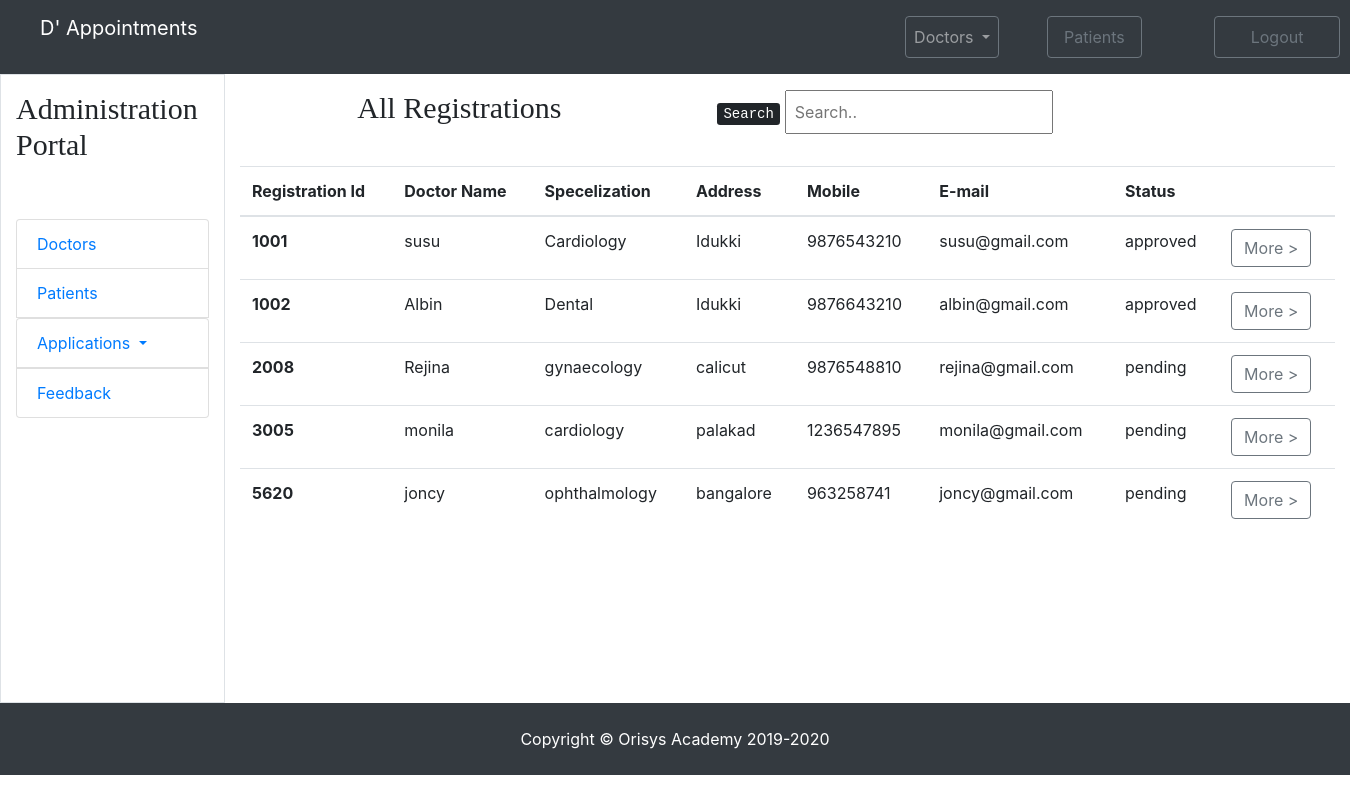
The page /appointment/admin_doctors_all_application.php on the database its author committed.
### tables this page shows
CREATE TABLE `doctors` (
  `did` int(11) NOT NULL,
  `d_regid` varchar(50) NOT NULL,
  `dname` varchar(50) NOT NULL,
  `daddress` varchar(500) NOT NULL,
  `dgender` varchar(10) NOT NULL,
  `dspecs` varchar(50) NOT NULL,
  `ddob` date NOT NULL,
  `demail` varchar(50) NOT NULL,
  `dmobile` bigint(20) NOT NULL,
  `dpassword` varchar(50) NOT NULL,
  `dstatus` varchar(10) NOT NULL DEFAULT 'pending'
);

### appointment/admin_doctors_all_application.php (the view)
<?php include('header.php');?>
<div class="row">
            <div class="col-md-5 p-3 text-center bor t-center">
			      <h2 class="fontcol">All Registrations</h2>
			</div>
			<div class="col-md-4 p-3 bor text-right ">
				<p class=""><kbd>Search</kbd>
				<input class="p-2" id="myInput" type="text" placeholder="Search.."></p>
            </div>
</div>
<table class="container-fluid table">
      <thead>
         <tr>
             <th>Registration Id</th>
			 <th>Doctor Name</th>
			 <th>Specelization</th>
             <th>Address</th>
             <th>Mobile</th>
             <th>E-mail</th>
             <th>Status</th>
             <th></th>
         </tr>
    </thead>
    <tbody>
    <?php
					  require_once  'php_connection.php';
					  $sql = "select * from doctors";
					  $result = mysqli_query($conn,$sql);
					  while($row = mysqli_fetch_assoc($result))
					  {
						  ?>
      <tr>
        <th scope="row"><?php echo $row['d_regid']; ?></th>
        <td><?php echo $row['dname']; ?></td>
        <td><?php echo $row['dspecs']; ?></td>
        <td><?php echo $row['daddress']; ?></td>
        <td><?php echo $row['dmobile']; ?></td>
        <td><?php echo $row['demail']; ?></td>
        <td><?php echo $row['dstatus']; ?></td>
        <td><a href="" class="btn btn-outline-secondary  btn-arrow-right" role="button">More ></a></td></td>
  </tr>
  <?php
					  }
					  ?>
    </tbody>
  </table>
<?php include('footer.php');?>

### appointment/css/style.css (style rules this page uses)
.fontcol { font-family:fantasy; font-size: 30px; }

### rows shown on the page
doctors: d_regid "1001", dname "susu", dspecs "Cardiology", daddress "Idukki", dmobile "9876543210", demail "susu@gmail.com", dstatus "approved"
doctors: d_regid "1002", dname "Albin", dspecs "Dental", daddress "Idukki", dmobile "9876643210", demail "albin@gmail.com", dstatus "approved"
doctors: d_regid "2008", dname "Rejina", dspecs "gynaecology", daddress "calicut", dmobile "9876548810", demail "rejina@gmail.com", dstatus "pending"
doctors: d_regid "3005", dname "monila", dspecs "cardiology", daddress "palakad", dmobile "1236547895", demail "monila@gmail.com", dstatus "pending"
doctors: d_regid "5620", dname "joncy", dspecs "ophthalmology", daddress "bangalore", dmobile "963258741", demail "joncy@gmail.com", dstatus "pending"
